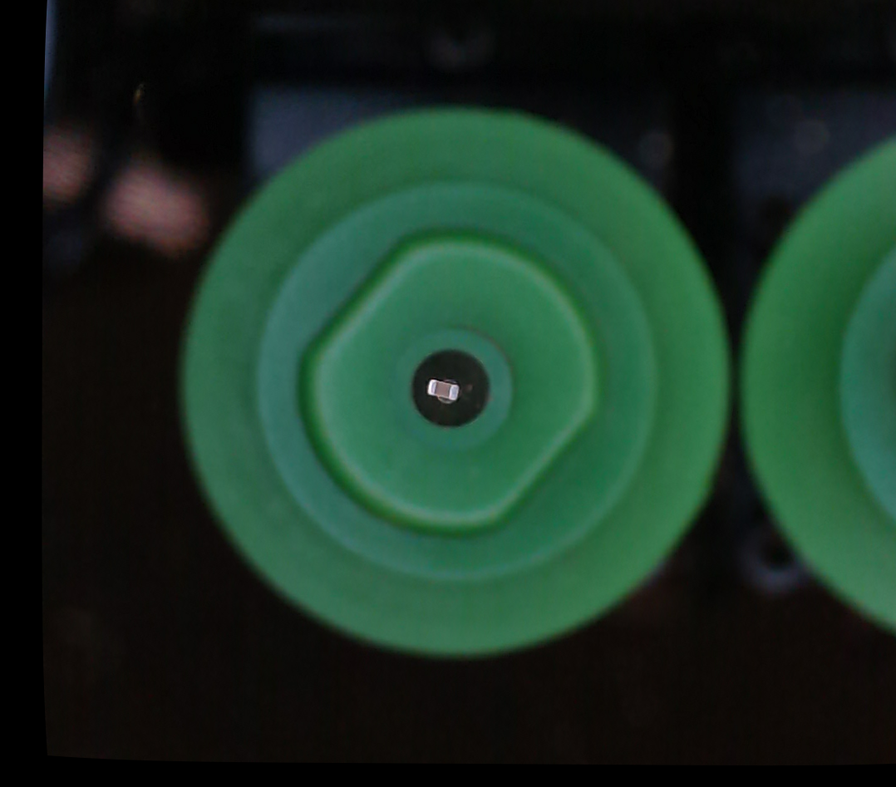
#> input picture tests_2026-10-01/bv-corpus-r/bv__Settled__CAM1830e7329b17e54f__N1__C0402-4n7-50V__f3__a+237779777.0__c+237779815.0__w+237779804.0__r+0.0.png, 896 x 787 px, shrunk from 1078 x 947 before the run, given as the content of the folder __f3__a+237779777.0__c+237779815.0__w+237779804.0__r+0.0.png, which was not available
$ python check_frames.py ../../../tests_2026-10-01/bv-corpus-r/bv__Settled__CAM1830e7329b17e54f__N1__C0402-4n7-50V__f3__a+237779777.0__c+237779815.0__w+237779804.0__r+0.0.png ../../../tests_2026-10-01/bv-corpus-r/bv__Settled__CAM1830e7329b17e54f__N1__C0402-4n7-50V__f3__a+237781700.0__c+237781739.0__w+237781728.0__r+0.0.png
#> lines starting #> are read from the running program, lines starting #| are printed output that depends on the picture; after the words box and inside, x2 and y2 are one past the last pixel; in counts of white or black regions, pixels touching at a corner belong together; pictures that were not available may be replaced by others from this repository, and a replacement may not be noted
#!/usr/bin/env python3
"""
What the frames themselves say, as against what the log says was measured on them.

    check_frames.py <dump directory> <log of the same session>

The dump is the one FrameDump writes when OpenPnP is started with -DframeDump=<directory>: a PNG per
frame an alignment kept *and* per frame the pre-check judged, with the whole provenance of each in its
name and nothing in a side file that can get separated from it. An alignment therefore leaves two frames
where the hunt took more than one grab: the first frame, which is the ringing and what the pre-check
answered for, and the last, which is what was measured. The role column says which is which. Two things are read out of it here, and they are of very different kinds.

The first is the provenance, checked against the log: the age of the frame after the head came to rest,
the instant its still window opened, how many grabs the hunt took, and that the frames on disk are
exactly the frames the log speaks of - not one more, not one fewer, not the same image written twice.
Those numbers are the claim the whole parallel path rests on, and until a frame is on disk with them
attached, nobody outside the machine can look at them at all. These checks fail the run.

The second is the picture, and it is deliberately not a measurement of the part. A naive reader - Otsu
inside the lit circle - finds the bore of the nozzle and the shape of the illumination, not a 0402, which
is precisely why the machine's own colour pipeline is what measures parts and why a replay of a frame has
to run that pipeline and not a substitute. What the pixel columns are good for is the negative result:
they show a frame is not blank, where the light is, and how much one frame of a camera differs from the
next. The measurement of the part on these pixels is the replay's job, and it needs the machine's config
alongside the frames (see the end of MACHINE-TEST.md).
"""

import cv2
import glob
import hashlib
import numpy as np
import os
import re
import sys

# Mirrors org.openpnp.vision.FrameDump.fileName(). The letters on the numbers are not decoration: a name
# whose fields have been shuffled would otherwise read as a frame that is perfectly well described and
# completely wrong, which is worse than one that is refused.
NAME = re.compile(
    r"^bv__(?P<origin>[A-Za-z]+)"
    r"__(?P<camera>[^_]+)"
    r"__(?P<nozzle>[^_]+)"
    r"__(?P<part>[^_]+)"
    r"__f(?P<frame>[0-9]+|na)"
    r"__a(?P<arrival>[+-~][0-9.]+|na)"
    r"__c(?P<captured>[+-~][0-9.]+|na)"
    r"__w(?P<window>[+-~][0-9.]+|na)"
    r"__r(?P<rotation>[+-~][0-9.]+|na)\.png$"
)

PRE_CHECK = re.compile(
    r"\[(PRE-CHECK-LATE|PRE-CHECK)\] nozzle=(\S+) camera=(\S+) part=(\S+) frame=(\S+)"
    r".*?size=([0-9.]+)x([0-9.]+).*?rot=(-?[0-9.]+|\?) offset=([0-9.]+|\?)"
    r".*?verdict=(\w+)"
)

# How far apart the two readings of the same thing may be before it is worth a look. The naive pixel
# reading is not a measurement, so this is only a shout if a frame is blank, or is another frame.
BLANK_LEVELS = 1.0
SAME_IMAGE_LEVELS = 0.05


def value(text):
    return None if text == "na" else float(text.replace("~", "-"))


def read_dump(directory):
    frames, rejected = [], []
    for path in sorted(glob.glob(os.path.join(directory, "*.png"))):
        name = os.path.basename(path)
        match = NAME.match(name)
        if not match:
            # A name that does not read is not a frame with unknown provenance, it is a frame whose
            # provenance would have to be guessed at.
            rejected.append(name)
            continue
        frame = match.groupdict()
        frame["path"] = path
        frame["file"] = name
        for key in ("frame", "arrival", "captured", "window", "rotation"):
            frame[key] = value(frame[key])
        frames.append(frame)
    return frames, rejected


def describe(path):
    """
    Where the light is and how much of the frame is anything: the lit circle, and the darkest thing
    inside it. Not the part - see the note above - but a frame whose circle is missing or whose inside is
    uniform is a frame of nothing, and that is worth knowing before anything is concluded from it.
    """
    gray = cv2.imread(path, cv2.IMREAD_GRAYSCALE)
    if gray is None:
        return None
    with open(path, "rb") as handle:
        digest = hashlib.md5(handle.read()).hexdigest()[:12]
    _, bright = cv2.threshold(gray, 0, 255, cv2.THRESH_BINARY + cv2.THRESH_OTSU)
    count, labels, stats, _ = cv2.connectedComponentsWithStats(bright, 8)
    if count < 2:
        return None
    widest = 1 + int(np.argmax(stats[1:, cv2.CC_STAT_AREA]))
    disc = np.where(labels == widest, 255, 0).astype(np.uint8)
    found = cv2.findContours(disc, cv2.RETR_EXTERNAL, cv2.CHAIN_APPROX_SIMPLE)
    (center_x, center_y), radius = cv2.minEnclosingCircle(max(found[0], key=cv2.contourArea))
    inside = np.zeros_like(gray)
    cv2.circle(inside, (int(center_x), int(center_y)), int(0.85*radius), 255, -1)
    masked = cv2.bitwise_and(gray, inside)
    _, dark = cv2.threshold(masked, 0, 255, cv2.THRESH_BINARY_INV + cv2.THRESH_OTSU)
    dark = cv2.bitwise_and(dark, inside)
    count, labels, stats, _ = cv2.connectedComponentsWithStats(dark, 8)
    darkest = 1 + int(np.argmax(stats[1:, cv2.CC_STAT_AREA])) if count > 1 else -1
    return {
        "digest": digest,
        "gray": gray,
        "radius": radius,
        "light_center": (center_x, center_y),
        "dark_area": stats[darkest, cv2.CC_STAT_AREA] if darkest > 0 else 0,
        "levels": float(np.std(gray[inside > 0])),
    }


def read_log(path):
    pre_checks, windows = [], []
    with open(path, "r", errors="replace") as handle:
        for line in handle:
            match = PRE_CHECK.search(line)
            if match and match.group(10) != "Pending":
                pre_checks.append({
                    "late": match.group(1) == "PRE-CHECK-LATE",
                    "nozzle": match.group(2),
                    "camera": match.group(3),
                    "part": match.group(4),
                    "frame": match.group(5),
                    "width": float(match.group(6)),
                    "height": float(match.group(7)),
                    "rotation": match.group(8),
                    "offset": match.group(9),
                })
    return pre_checks


def batches(log):
    """
    The log carries no batch number on these lines, so a batch is what there is: the pre-checks of one
    alignment step are one per nozzle, and the next time a nozzle speaks the previous step is over.
    """
    groups, current, seen = [], {}, set()
    for entry in log:
        if entry["nozzle"] in seen:
            groups.append(current)
            current, seen = {}, set()
        current[entry["nozzle"]] = entry
        seen.add(entry["nozzle"])
    if current:
        groups.append(current)
    return groups


def grabs(log_entry):
    """
    How many grabs the hunt took and which of them the pre-check judged, as the pre-check line says.
    Either can be unknown: a camera grabbing inside somebody else's window answers before the hunt is
    over, and the count only fills in once it is.
    """
    if not log_entry:
        return None, None
    first, _, last = log_entry["frame"].partition("/")

    # [5 lines left out: function number, not called in this run]

    return number(last), number(first)


def role_of(frame, counted, checked, group):
    """
    Which frame of an alignment this is: the one the pre-check judged, the one the hunt kept and the
    alignment was measured on, or a frame no line of the log speaks of. Where the hunt took a single
    frame the first two are the same frame, and the count stays unknown.
    """
    if frame["origin"] == "Ringing":
        # The dump says so itself: this is the frame handed to the pre-check while the head rang.
        return "pre-check"
    if frame["frame"] is None:
        return "?"
    if counted is not None:
        if frame["frame"] == counted:
            return "kept"
        if checked is not None and frame["frame"] == checked:
            return "pre-check"
        return "unclaimed"
    highest = max((other["frame"] or 0) for other in group if other["nozzle"] == frame["nozzle"])
    if frame["frame"] == highest:
        return "kept"
    if checked is not None and frame["frame"] == checked:
        return "pre-check"
    return "unclaimed"


def main():
    if len(sys.argv) != 3:
        print(__doc__.strip())
        return 2
    frames, rejected = read_dump(sys.argv[1])
    if not frames:
        print("no frames readable as FrameDump names in %s" % sys.argv[1])
        return 1
    groups = batches(read_log(sys.argv[2]))

    print("frames on disk      %d%s" % (len(frames), "" if not rejected else
          "  (%d file(s) refused as not ours: %s)" % (len(rejected), ", ".join(rejected))))
    print("batches in the log  %d" % len(groups))
    print()
    print("batch  nozzle role       camera                origin    grabs    age    window  margin   "
          "light r    dark px   md5        log size mm    rot    offset")

    by_arrival = {}
    anonymous = []
    for frame in frames:
        # A frame that cannot say when it was taken cannot be evidence of anything, and a whole run's
        # worth of them would collapse into one filename overwriting itself, so they are counted and
        # complained about rather than sorted.
        (by_arrival.setdefault(frame["arrival"], []) if frame["arrival"] is not None
         else anonymous).append(frame)
    ordered = sorted(by_arrival.items())

    failures = ["%s: named like a dump but carrying no provenance at all: no arrival, no capture, no "
                "frame number. Such frames all land on the same filename, so a run of them leaves one "
                "file behind." % frame["file"][:70] for frame in anonymous]
    notes = []
    digests = {}
    previous = {}
    kept_of = set()
    judged_of = set()
    for index, (arrival, group) in enumerate(ordered):
        log_group = groups[index] if index < len(groups) else {}
        for frame in sorted(group, key=lambda f: (f["nozzle"], f["frame"] or 0)):
            seen = describe(frame["path"])
#> in describe, `gray = cv2.imread(path, cv2.IMREAD_GRAYSCALE)`:
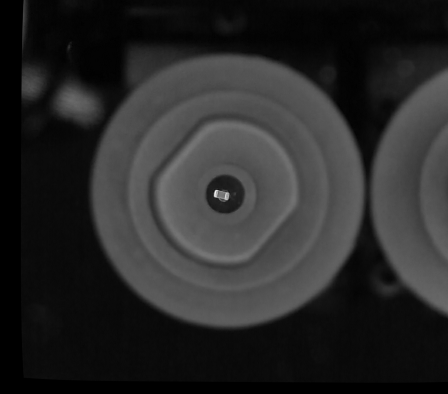
#> gray: shape (787, 896) (shown at 1/2 size); min 0, max 254, mean 41
#> in describe, `_, bright = cv2.threshold(gray, 0, 255, cv2.THRESH_BINARY + cv2.THRESH..`:
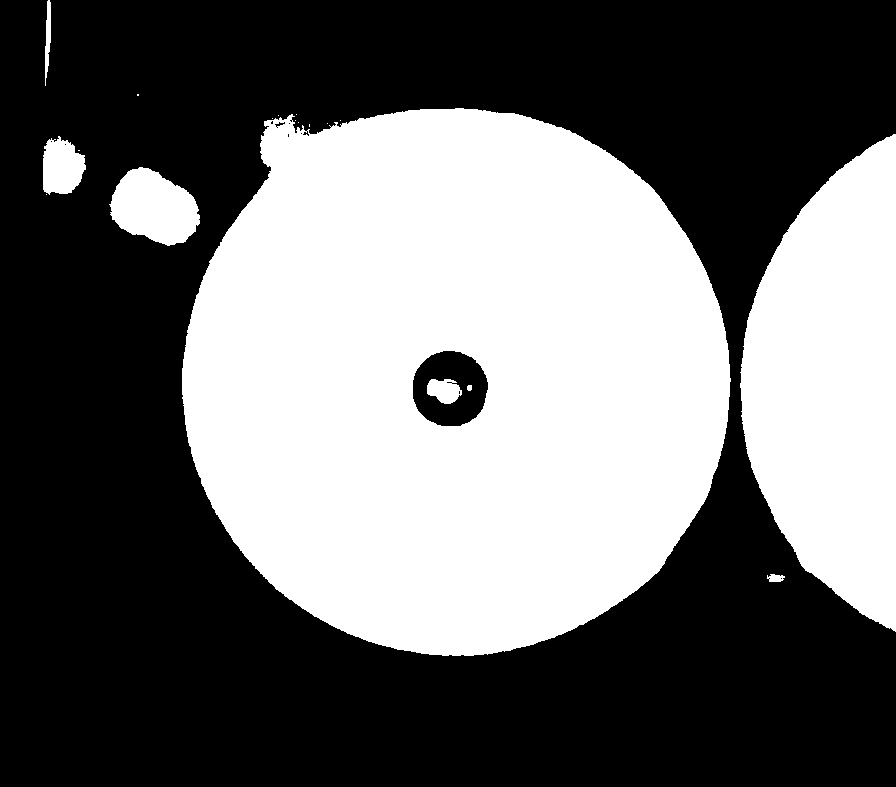
#> bright: shape (787, 896); 42.2% white; 19 white regions (11 under 20 px), largest, box (x1, y1, x2, y2) and area: (182, 108, 731, 656) 234123, (740, 134, 896, 632) 55797, (109, 167, 200, 246) 4930
#> in describe, `count, labels, stats, _ = cv2.connectedComponentsWithStats(bright, 8)`:
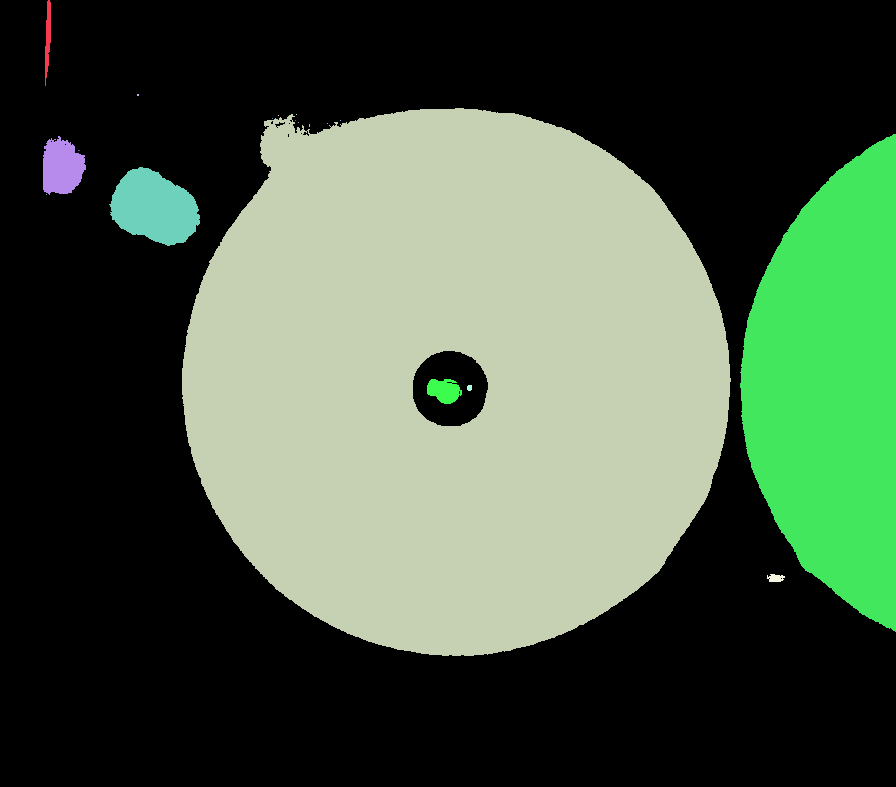
#> labels: shape (787, 896) int32; 20 distinct labels, from 0 to 19; one colour per label, 0 black
#> in describe, `count, labels, stats, _ = cv2.connectedComponentsWithStats(bright, 8)`: count = 20; stats = 20 rows, first 6: [0, 0, 896, 787, 407293], [45, 0, 6, 86, 327], [137, 94, 2, 2, 4], [182, 108, 549, 548, 234123], [278, 115, 1, 1, 1], [296, 114, 1, 1, 1]
#> in describe, `widest = 1 + int(np.argmax(stats[1:, cv2.CC_STAT_AREA]))`: widest = 3
#> in describe, `disc = np.where(labels == widest, 255, 0).astype(np.uint8)`:
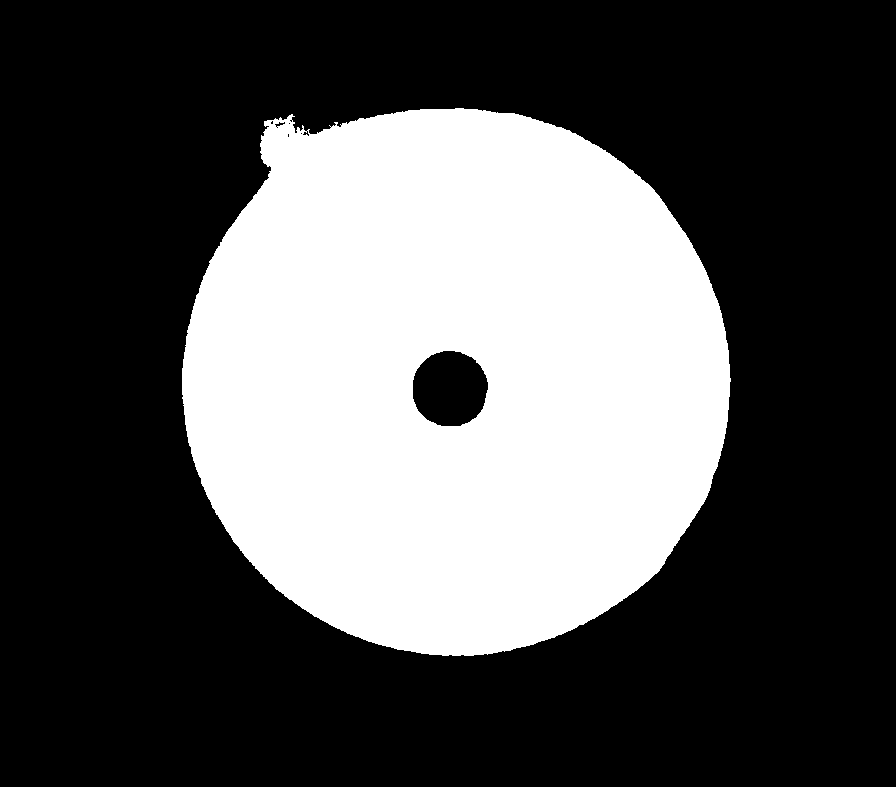
#> disc: shape (787, 896); 33.2% white; 1 white region
#> in describe, `found = cv2.findContours(disc, cv2.RETR_EXTERNAL, cv2.CHAIN_APPROX_SIM..`: found = 1 contour; box (x1, y1, x2, y2) and area: (182, 108, 731, 656) 237796
#> in describe, `(center_x, center_y), radius = cv2.minEnclosingCircle(max(found[0], ke..`: center_x = 448.5; center_y = 356.9; radius = 299.5
#> in describe, `cv2.circle(inside, (int(center_x), int(center_y)), int(0.85*radius), 2..`:
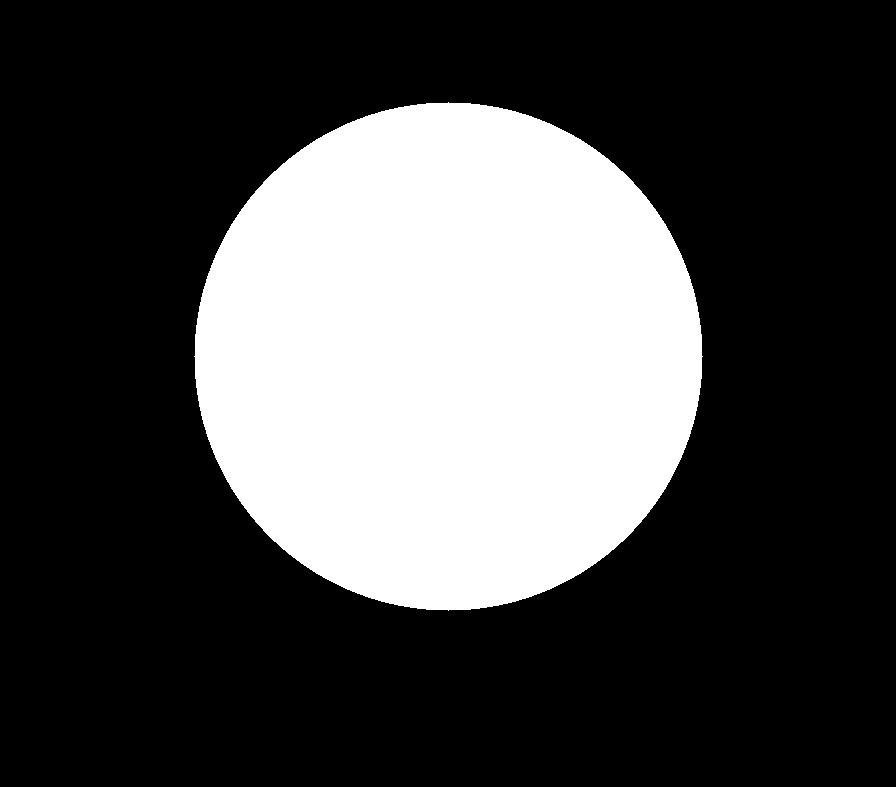
#> inside: shape (787, 896); 28.7% white; 1 white region, box (x1, y1, x2, y2) and area: (194, 102, 703, 611) 202621
#> (the rest of the program and of its run is left out)
